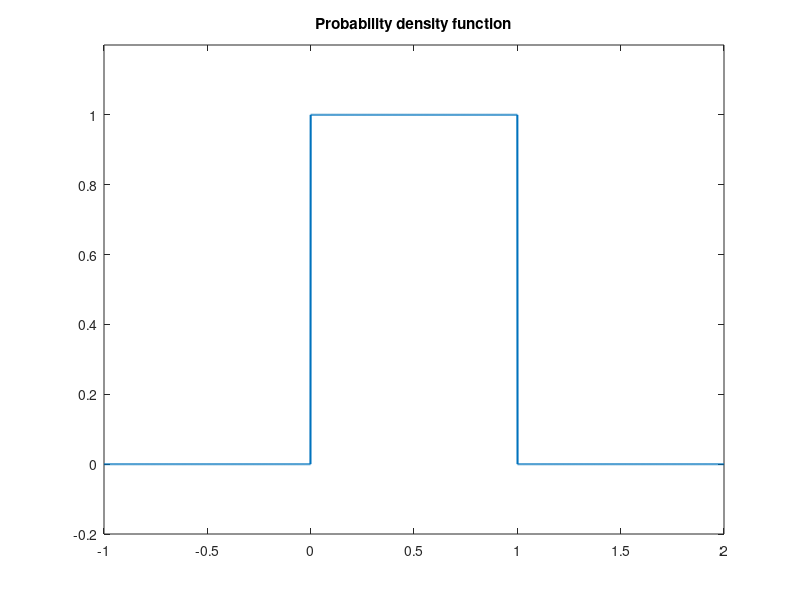
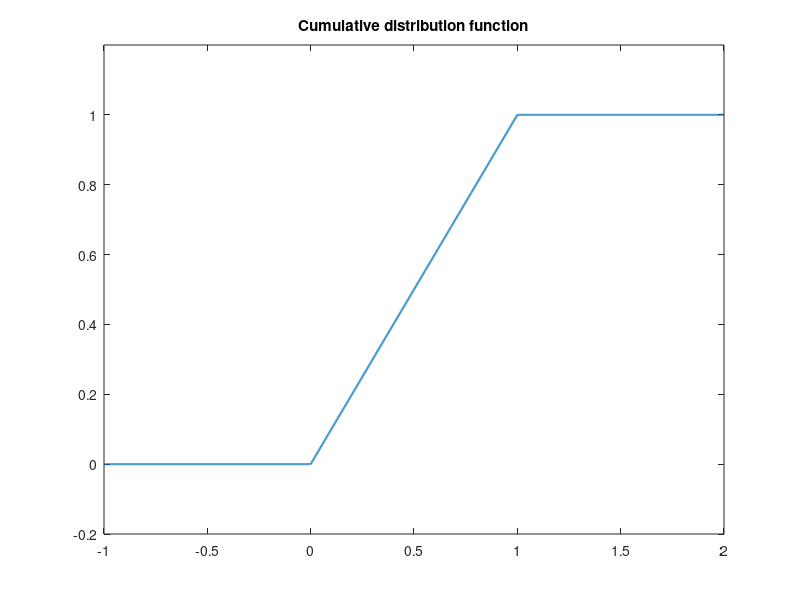

MATLAB code to generate these figures, in order:
%% UNIFORM DISTRIBUTION U(a,b)
% figures with the pdf and cdf of a generic unifor distribution

% Definition of the interval of the uniform distribution 
a=0;
b=1;

% Support
support=-1:0.001:2;

%% Probability density function
p=@(x) 1/(b-a)*(x>=a & x<=b);  % exact pdf

set(0,'defaultlinelinewidth',1.5);
plot(support,p(support))
axis([-1 2 -0.2 1.2])
title('Probability density function')
ax.XTickLabel={' ', ' ',  'a', ' ', 'b', ' ', ' '};
ax.YTickLabel={' ','min = 0', ' ', ' ', ' ', ' ','max = 1/(b-a)'};
ax.XTickLabelRotation = 45;
ax.YTickLabelRotation = 45;

%% Cumulative distribution function
F=@(x) (x-a)./(b-a).*(x>=a & x<=b)+1*(x>b);  % exact cdf
figure
set(0,'defaultlinelinewidth',1.5);
plot(support,F(support))
axis([-1 2 -0.2 1.2])
ax.XTickLabel=[' ', ' ',  'a', ' ', 'b', ' ', ' '];
ax.YTickLabel=[' ','min = 0', ' ', ' ', ' ', ' ','max = 1'];
ax.XTickLabelRotation=45;
ax.YTickLabelRotation=45;
title('Cumulative distribution function')
